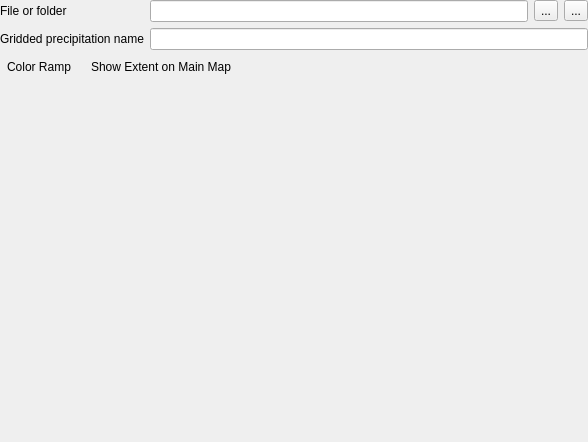
<?xml version="1.0" encoding="UTF-8"?>
<ui version="4.0">
 <class>ReosGriddedRainfallSelectorWidget</class>
 <widget class="QWidget" name="ReosGriddedRainfallSelectorWidget">
  <property name="geometry">
   <rect>
    <x>0</x>
    <y>0</y>
    <width>588</width>
    <height>442</height>
   </rect>
  </property>
  <property name="windowTitle">
   <string>Form</string>
  </property>
  <layout class="QGridLayout" name="gridLayout_2" rowstretch="0,0,0,1">
   <property name="leftMargin">
    <number>0</number>
   </property>
   <property name="topMargin">
    <number>0</number>
   </property>
   <property name="rightMargin">
    <number>0</number>
   </property>
   <property name="bottomMargin">
    <number>0</number>
   </property>
   <item row="0" column="0">
    <layout class="QGridLayout" name="gridLayout">
     <property name="bottomMargin">
      <number>0</number>
     </property>
     <item row="1" column="1" colspan="3">
      <widget class="QLineEdit" name="mNameLineEdit"/>
     </item>
     <item row="0" column="2">
      <widget class="QToolButton" name="mPathToolButton">
       <property name="text">
        <string>...</string>
       </property>
      </widget>
     </item>
     <item row="0" column="1">
      <widget class="QLineEdit" name="mPathLineEdit"/>
     </item>
     <item row="1" column="0">
      <widget class="QLabel" name="label_4">
       <property name="text">
        <string>Gridded precipitation name</string>
       </property>
      </widget>
     </item>
     <item row="0" column="3">
      <widget class="ReosNotificationButton" name="mNotificationButton">
       <property name="text">
        <string>...</string>
       </property>
       <property name="icon">
        <iconset resource="../../images/images.qrc">
         <normaloff>:/images/error.svg</normaloff>:/images/error.svg</iconset>
       </property>
      </widget>
     </item>
     <item row="0" column="0">
      <widget class="QLabel" name="label">
       <property name="text">
        <string>File or folder</string>
       </property>
      </widget>
     </item>
    </layout>
   </item>
   <item row="1" column="0">
    <layout class="QVBoxLayout" name="mProviderLayout">
     <property name="bottomMargin">
      <number>0</number>
     </property>
    </layout>
   </item>
   <item row="2" column="0">
    <layout class="QHBoxLayout" name="horizontalLayout">
     <property name="bottomMargin">
      <number>0</number>
     </property>
     <item>
      <widget class="QToolButton" name="mToolButtonColorRamp">
       <property name="text">
        <string>Color Ramp</string>
       </property>
       <property name="icon">
        <iconset resource="../../images/images.qrc">
         <normaloff>:/images/scalarContour.svg</normaloff>:/images/scalarContour.svg</iconset>
       </property>
       <property name="toolButtonStyle">
        <enum>Qt::ToolButtonTextBesideIcon</enum>
       </property>
       <property name="autoRaise">
        <bool>true</bool>
       </property>
      </widget>
     </item>
     <item>
      <widget class="ReosShowExtentButton" name="mShowExtentOnMainButton">
       <property name="text">
        <string>Show Extent on Main Map</string>
       </property>
       <property name="toolButtonStyle">
        <enum>Qt::ToolButtonTextBesideIcon</enum>
       </property>
       <property name="autoRaise">
        <bool>true</bool>
       </property>
      </widget>
     </item>
     <item>
      <spacer name="horizontalSpacer">
       <property name="orientation">
        <enum>Qt::Horizontal</enum>
       </property>
       <property name="sizeHint" stdset="0">
        <size>
         <width>40</width>
         <height>20</height>
        </size>
       </property>
      </spacer>
     </item>
    </layout>
   </item>
   <item row="3" column="0">
    <widget class="ReosDataVizMapWidget" name="mDataVizMap" native="true"/>
   </item>
  </layout>
 </widget>
 <customwidgets>
  <customwidget>
   <class>ReosNotificationButton</class>
   <extends>QToolButton</extends>
   <header>reosnotificationbutton.h</header>
  </customwidget>
  <customwidget>
   <class>ReosDataVizMapWidget</class>
   <extends>QWidget</extends>
   <header>reosmap.h</header>
   <container>1</container>
  </customwidget>
  <customwidget>
   <class>ReosShowExtentButton</class>
   <extends>QToolButton</extends>
   <header>reosshowextentbutton.h</header>
  </customwidget>
 </customwidgets>
 <resources>
  <include location="../../images/images.qrc"/>
 </resources>
 <connections/>
</ui>
